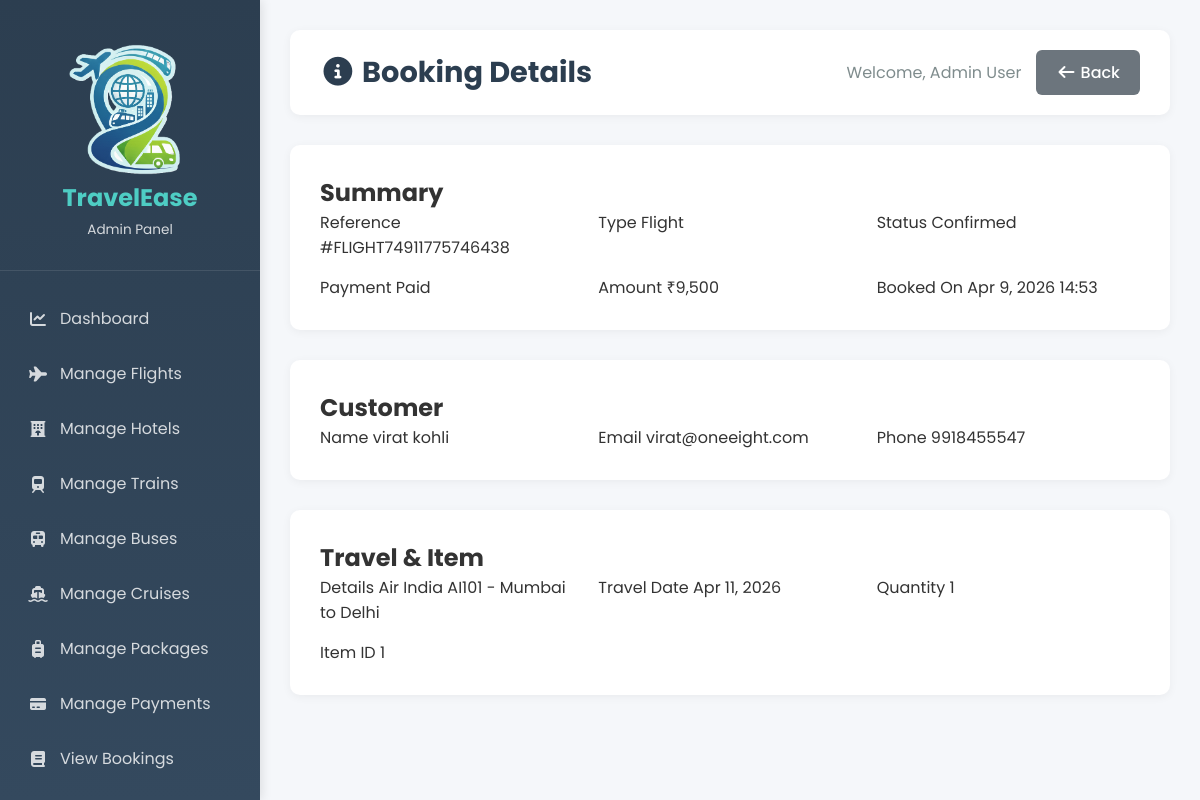
/admin/view-booking-details.php?id=142 (signed in), run on the app's committed database.
### tables this page shows
CREATE TABLE IF NOT EXISTS `bookings` (
  `id` int NOT NULL AUTO_INCREMENT,
  `user_id` int NOT NULL,
  `booking_type` enum('flight','hotel','train','bus','cruise','holiday') NOT NULL,
  `booking_reference` varchar(20) DEFAULT NULL,
  `item_id` int NOT NULL,
  `details` text,
  `booking_date` timestamp NOT NULL DEFAULT CURRENT_TIMESTAMP,
  `travel_date` date DEFAULT NULL,
  `return_date` date DEFAULT NULL,
  `check_in_date` date DEFAULT NULL,
  `check_out_date` date DEFAULT NULL,
  `quantity` int DEFAULT '1',
  `total_amount` decimal(10,2) DEFAULT NULL,
  `status` enum('pending','confirmed','cancelled','completed') DEFAULT 'pending',
  `payment_status` enum('paid','pending','failed') DEFAULT 'pending',
  `payment_date` datetime DEFAULT NULL,
  `created_at` timestamp NOT NULL DEFAULT CURRENT_TIMESTAMP,
  `updated_at` timestamp NOT NULL DEFAULT CURRENT_TIMESTAMP ON UPDATE CURRENT_TIMESTAMP,
  PRIMARY KEY (`id`),
  UNIQUE KEY `booking_reference` (`booking_reference`)
);

CREATE TABLE IF NOT EXISTS `users` (
  `id` int NOT NULL AUTO_INCREMENT,
  `full_name` varchar(150) NOT NULL,
  `email` varchar(150) NOT NULL,
  `phone` varchar(20) NOT NULL,
  `password` varchar(255) NOT NULL,
  `created_at` timestamp NOT NULL DEFAULT CURRENT_TIMESTAMP,
  `role` varchar(50) NOT NULL DEFAULT 'user',
  `reset_token` varchar(255) DEFAULT NULL,
  `token_expiry` datetime DEFAULT NULL,
  PRIMARY KEY (`id`),
  UNIQUE KEY `email` (`email`)
);

### admin/view-booking-details.php (the view, shortened to what this page needs)
<?php
include "../db.php";
$booking = null;
if (isset($_GET['id'])) {
    $id = intval($_GET['id']);
    $sql = "SELECT b.*, u.full_name, u.email, u.phone
            FROM bookings b
            JOIN users u ON b.user_id = u.id
            WHERE b.id = '$id'
            LIMIT 1";
    $result = mysqli_query($conn, $sql);
    if ($result && mysqli_num_rows($result) === 1) {
        $booking = mysqli_fetch_assoc($result);
    }
}
?>
<!DOCTYPE html>
<html lang="en">
<head>
    <link rel="stylesheet" href="../css/all.min.css">
    <link rel="stylesheet" href="admin-style.css">
</head>
<body>
    <div class="admin-wrapper">
        <?php include 'sidebar.php'; ?>
        <main class="admin-main">
            <header class="admin-header">
                <h1><i class="fas fa-info-circle"></i> Booking Details</h1>
                <div class="header-actions">
                    <span>Welcome, <?php echo htmlspecialchars($_SESSION['admin_name']); ?></span>
                    <a href="view-bookings.php" class="btn-secondary"><i class="fas fa-arrow-left"></i> Back</a>
                </div>
            </header>
            <?php if(!$booking): ?>
                <div class="content-card">
                    <p style="color: #7f8c8d;">Booking not found.</p>
                </div>
            <?php else: ?>
                <div class="content-card">
                    <h2>Summary</h2>
                    <div style="display: grid; grid-template-columns: repeat(auto-fit, minmax(220px, 1fr)); gap: 15px;">
                        <div class="detail-item">
                            <span class="detail-label">Reference</span>
                            <span class="detail-value">#<?php echo htmlspecialchars($booking['booking_reference']); ?></span>
                        </div>
                        <div class="detail-item">
                            <span class="detail-label">Type</span>
                            <span class="detail-value"><?php echo ucfirst($booking['booking_type']); ?></span>
                        </div>
                        <div class="detail-item">
                            <span class="detail-label">Status</span>
                            <span class="detail-value"><?php echo ucfirst($booking['status']); ?></span>
                        </div>
                        <div class="detail-item">
                            <span class="detail-label">Payment</span>
                            <span class="detail-value"><?php echo ucfirst($booking['payment_status']); ?></span>
                        </div>
                        <div class="detail-item">
                            <span class="detail-label">Amount</span>
                            <span class="detail-value">₹<?php echo number_format($booking['total_amount'], 0); ?></span>
                        </div>
                        <div class="detail-item">
                            <span class="detail-label">Booked On</span>
                            <span class="detail-value"><?php echo date('M j, Y H:i', strtotime($booking['booking_date'])); ?></span>
                        </div>
                    </div>
                </div>
                <div class="content-card">
                    <h2>Customer</h2>
                    <div style="display: grid; grid-template-columns: repeat(auto-fit, minmax(220px, 1fr)); gap: 15px;">
                        <div class="detail-item">
                            <span class="detail-label">Name</span>
                            <span class="detail-value"><?php echo htmlspecialchars($booking['full_name']); ?></span>
                        </div>
                        <div class="detail-item">
                            <span class="detail-label">Email</span>
                            <span class="detail-value"><?php echo htmlspecialchars($booking['email']); ?></span>
                        </div>
                        <div class="detail-item">
                            <span class="detail-label">Phone</span>
                            <span class="detail-value"><?php echo htmlspecialchars($booking['phone'] ?? 'N/A'); ?></span>
                        </div>
                    </div>
                </div>
                <div class="content-card">
                    <h2>Travel & Item</h2>
                    <div style="display: grid; grid-template-columns: repeat(auto-fit, minmax(220px, 1fr)); gap: 15px;">
                        <div class="detail-item">
                            <span class="detail-label">Details</span>
                            <span class="detail-value"><?php echo htmlspecialchars($booking['details']); ?></span>
                        </div>
                        <div class="detail-item">
                            <span class="detail-label">Travel Date</span>
                            <span class="detail-value"><?php echo date('M j, Y', strtotime($booking['travel_date'])); ?></span>
                        </div>
                        <div class="detail-item">
                            <span class="detail-label">Quantity</span>
                            <span class="detail-value"><?php echo $booking['quantity']; ?></span>
                        </div>
                        <div class="detail-item">
                            <span class="detail-label">Item ID</span>
                            <span class="detail-value"><?php echo $booking['item_id']; ?></span>
                        </div>
                    </div>
                </div>
            <?php endif; ?>
        </main>
    </div>
</body>
</html>

### admin/admin-style.css (style rules this page uses)
* { margin: 0; padding: 0; box-sizing: border-box; }
body { font-family: 'Poppins', sans-serif; background: #f5f7fa; color: #333; }
.admin-wrapper { display: flex; min-height: 100vh; }
.admin-main { flex: 1; margin-left: 260px; padding: 30px; }
.admin-header { display: flex; justify-content: space-between; align-items: center; margin-bottom: 30px; background: white; padding: 20px 30px; border-radius: 10px; box-shadow: 0 2px 10px rgba(0,0,0,0.05); }
.admin-header h1 { font-size: 1.8rem; color: #2c3e50; }
.header-actions { display: flex; align-items: center; gap: 15px; }
.header-actions span { color: #7f8c8d; }
.content-card { background: white; border-radius: 10px; padding: 30px; box-shadow: 0 2px 10px rgba(0,0,0,0.05); margin-bottom: 30px; }
.btn-primary, .btn-secondary, .btn-danger, .btn-success { padding: 10px 20px; border: none; border-radius: 6px; cursor: pointer; font-weight: 500; text-decoration: none; display: inline-block; transition: all 0.3s; }
.btn-secondary { background: #6c757d; color: white; }

### data on the page
bookings: booking_reference "FLIGHT74911775746438", booking_type "Flight", status "Confirmed", payment_status "Paid", total_amount "9,500", booking_date "Apr 9, 2026 14:53", user.full_name "virat kohli", user.email "virat@oneeight.com", user.phone "9918455547", details "Air India AI101 - Mumbai to Delhi", travel_date "Apr 11, 2026", quantity "1", item "1"

### other printed values
$_SESSION['admin_name'] "Admin User"
